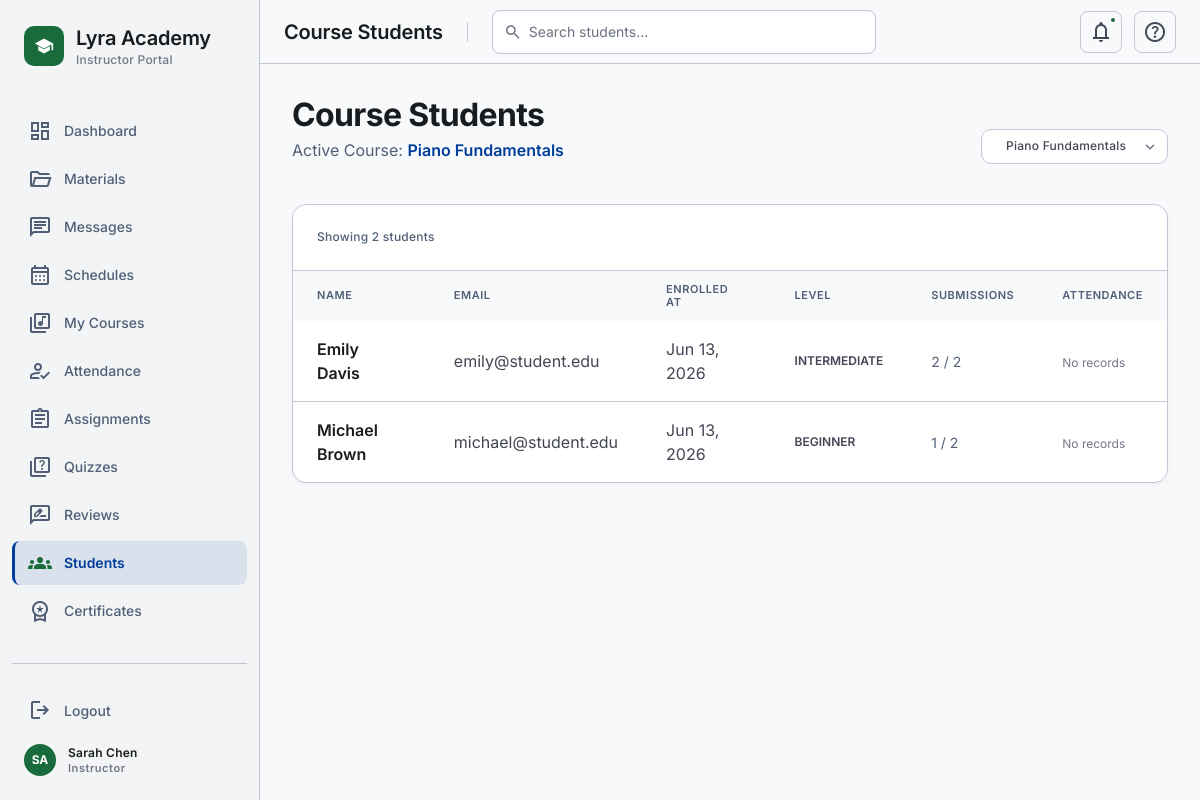
Page /27_Course_Students/index.php (signed in) on the committed database.
### tables this page shows
CREATE TABLE IF NOT EXISTS courses (
    id INT AUTO_INCREMENT PRIMARY KEY,
    title VARCHAR(150) NOT NULL,
    description TEXT,
    instrument_id INT,
    difficulty ENUM('beginner', 'intermediate', 'advanced') DEFAULT 'beginner',
    price DECIMAL(10, 2) DEFAULT 0.00,
    status ENUM('draft', 'published') DEFAULT 'draft',
    created_at TIMESTAMP DEFAULT CURRENT_TIMESTAMP,
    updated_at TIMESTAMP DEFAULT CURRENT_TIMESTAMP ON UPDATE CURRENT_TIMESTAMP,
    FOREIGN KEY (instrument_id) REFERENCES instruments(id) ON DELETE SET NULL
);

CREATE TABLE IF NOT EXISTS instructor_assignments (
    instructor_id INT NOT NULL,
    course_id INT NOT NULL,
    assigned_at TIMESTAMP DEFAULT CURRENT_TIMESTAMP,
    PRIMARY KEY (instructor_id, course_id),
    FOREIGN KEY (instructor_id) REFERENCES instructors(user_id) ON DELETE CASCADE,
    FOREIGN KEY (course_id) REFERENCES courses(id) ON DELETE CASCADE
);

CREATE TABLE IF NOT EXISTS students (
    user_id INT PRIMARY KEY,
    date_of_birth DATE,
    parent_name VARCHAR(100) NULL,
    parent_contact VARCHAR(20) NULL,
    experience_level ENUM('beginner', 'intermediate', 'advanced') DEFAULT 'beginner',
    enrollment_date DATE,
    FOREIGN KEY (user_id) REFERENCES users(id) ON DELETE CASCADE
);

CREATE TABLE IF NOT EXISTS users (
    id INT AUTO_INCREMENT PRIMARY KEY,
    name VARCHAR(100) NOT NULL,
    email VARCHAR(100) UNIQUE NOT NULL,
    password_hash VARCHAR(255) NOT NULL,
    role ENUM('admin', 'instructor', 'student') NOT NULL,
    status ENUM('active', 'inactive') DEFAULT 'active',
    created_at TIMESTAMP DEFAULT CURRENT_TIMESTAMP,
    updated_at TIMESTAMP DEFAULT CURRENT_TIMESTAMP ON UPDATE CURRENT_TIMESTAMP
);

### 27_Course_Students/index.php (the view, shortened to what this page needs)
<?php
require_once __DIR__ . '/../config/design-system.php';
$pdo = require_once __DIR__ . '/../config/db.php';
$instructorId = $_SESSION['user_id'];
$courseId = intval($_GET['course_id'] ?? 0);
try {
    if ($courseId <= 0) {
        $firstCourseStmt = $pdo->prepare("
            SELECT course_id FROM instructor_assignments
            WHERE instructor_id = :instructor_id LIMIT 1
        ");
        $firstCourseStmt->execute(['instructor_id' => $instructorId]);
        $firstCourse = $firstCourseStmt->fetch();
        if ($firstCourse) {
            $courseId = intval($firstCourse['course_id']);
        }
    }
    $courseTitle = "No Active Course";
    $students = [];
    if ($courseId > 0) {
        $verifyStmt = $pdo->prepare("
            SELECT c.title FROM courses c
            JOIN instructor_assignments ia ON c.id = ia.course_id
            WHERE ia.instructor_id = :instructor_id AND c.id = :course_id
        ");
        $verifyStmt->execute(['instructor_id' => $instructorId, 'course_id' => $courseId]);
        $courseData = $verifyStmt->fetch();
        if ($courseData) {
            $courseTitle = $courseData['title'];
            $studentsStmt = $pdo->prepare("
                SELECT u.id, u.name, u.email, e.enrolled_at, s.experience_level,
                       (SELECT COUNT(*) FROM submissions sub
                        JOIN assignments a ON sub.assignment_id = a.id
                        WHERE sub.student_id = u.id AND a.course_id = ?) as submission_count,
                       (SELECT COUNT(*) FROM assignments a WHERE a.course_id = ?) as total_assignments,
                       (SELECT COUNT(*) FROM attendance att
                        JOIN schedules sch ON att.schedule_id = sch.id
                        WHERE att.student_id = u.id AND sch.course_id = ? AND att.status = 'present') as attendance_count,
                       (SELECT COUNT(*) FROM attendance att
                        JOIN schedules sch ON att.schedule_id = sch.id
                        WHERE att.student_id = u.id AND sch.course_id = ?) as total_attendance_classes
                FROM users u
                JOIN students s ON u.id = s.user_id
                JOIN enrollments e ON u.id = e.student_id
                WHERE e.course_id = ? AND e.status = 'approved'
                ORDER BY u.name ASC
            ");
            $studentsStmt->execute([$courseId, $courseId, $courseId, $courseId, $courseId]);
            $students = $studentsStmt->fetchAll();
        }
    }
    $assignedCoursesStmt = $pdo->prepare("
        SELECT c.id, c.title
        FROM courses c
        JOIN instructor_assignments ia ON c.id = ia.course_id
        WHERE ia.instructor_id = :instructor_id
        ORDER BY c.title ASC
    ");
    $assignedCoursesStmt->execute(['instructor_id' => $instructorId]);
    $assignedCourses = $assignedCoursesStmt->fetchAll();
} catch (Exception $e) {
    error_log('DB error: ' . $e->getMessage()); die('A database error occurred. Please try again later.');
}
?>
<!DOCTYPE html>
<html lang="en">
<head>
</head>
<body class="bg-background text-on-background min-h-screen">
<main id="lms-main-content" class="lms-main">
    <div class="page-content">
        <div class="flex flex-col md:flex-row md:items-end justify-between mb-lg gap-md">
            <div>
                <h2 class="font-h1 text-h1 text-on-background mb-1">Course Students</h2>
                <p class="font-body-lg text-body-lg text-secondary">Active Course: <span class="text-primary font-semibold"><?= htmlspecialchars($courseTitle) ?></span></p>
            </div>
            <div>
                <select id="course-select" onchange="changeCourse()" autocomplete="off" class="bg-surface-container-lowest border border-outline-variant px-md pr-10 py-2 rounded-lg font-label-md text-label-md text-on-surface-variant focus:outline-none focus:ring-2 focus:ring-primary/20 cursor-pointer">
                    <?php foreach ($assignedCourses as $ac): ?>
                        <option value="<?= $ac['id'] ?>" <?= $ac['id'] == $courseId ? 'selected' : '' ?>><?= htmlspecialchars($ac['title']) ?></option>
                    <?php endforeach; ?>
                </select>
            </div>
        </div>
        <div class="bg-surface-container-lowest border border-outline-variant rounded-xl shadow-[0_2px_4px_rgba(0,0,0,0.04)] overflow-hidden">
            <div class="px-md py-md border-b border-outline-variant flex justify-between items-center">
                <p class="text-secondary font-label-md text-label-md" id="roster-count">Showing <?= count($students) ?> students</p>
            </div>
            <div class="overflow-x-auto">
                <table class="w-full text-left border-collapse">
                    <thead class="bg-surface">
                        <tr>
                            <th class="px-md py-3 font-label-sm text-label-sm text-secondary uppercase tracking-wider">Name</th>
                            <th class="px-md py-3 font-label-sm text-label-sm text-secondary uppercase tracking-wider">Email</th>
                            <th class="px-md py-3 font-label-sm text-label-sm text-secondary uppercase tracking-wider">Enrolled At</th>
                            <th class="px-md py-3 font-label-sm text-label-sm text-secondary uppercase tracking-wider">Level</th>
                            <th class="px-md py-3 font-label-sm text-label-sm text-secondary uppercase tracking-wider">Submissions</th>
                            <th class="px-md py-3 font-label-sm text-label-sm text-secondary uppercase tracking-wider">Attendance</th>
                        </tr>
                    </thead>
                    <tbody id="student-tbody" class="divide-y divide-outline-variant">
                        <?php if (empty($students)): ?>
                            <tr>
                                <td colspan="6" class="px-md py-8 text-center text-on-surface-variant">No students enrolled in this course.</td>
                            </tr>
                        <?php else: ?>
                            <?php foreach ($students as $stu): ?>
                                <tr class="hover:bg-surface-container-low transition-colors student-row">
                                    <td class="px-md py-4 font-semibold text-on-surface student-name"><?= htmlspecialchars($stu['name']) ?></td>
                                    <td class="px-md py-4 text-on-surface-variant"><?= htmlspecialchars($stu['email']) ?></td>
                                    <td class="px-md py-4 text-on-surface-variant"><?= date('M d, Y', strtotime($stu['enrolled_at'])) ?></td>
                                    <td class="px-md py-4 text-on-surface-variant uppercase text-xs font-semibold"><?= htmlspecialchars($stu['experience_level']) ?></td>
                                    <td class="px-md py-4 font-body-md text-body-md text-secondary">
                                        <?= intval($stu['submission_count']) ?> / <?= intval($stu['total_assignments']) ?>
                                    </td>
                                    <td class="px-md py-4">
                                        <?php if ($stu['total_attendance_classes'] > 0): ?>
                                            <?php
                                            $percent = round(($stu['attendance_count'] / $stu['total_attendance_classes']) * 100);
                                            $badgeClass = $percent >= 80 ? 'bg-green-100 text-green-800' : 'bg-red-100 text-red-800';
                                            ?>
                                            <span class="inline-flex items-center px-2.5 py-0.5 rounded-full text-xs font-semibold <?= $badgeClass ?>">
                                                <?= $percent ?>% (<?= $stu['attendance_count'] ?>/<?= $stu['total_attendance_classes'] ?>)
                                            </span>
                                        <?php else: ?>
                                            <span class="text-outline text-xs">No records</span>
                                        <?php endif; ?>
                                    </td>
                                </tr>
                            <?php endforeach; ?>
                        <?php endif; ?>
                    </tbody>
                </table>
            </div>
        </div>
</main>
</body>
</html>

### rows in the picture
courses: title "Piano Fundamentals"
instructor_assignments: course.title "Piano Fundamentals"
students: user_id.name "Emily Davis", user_id.email "emily@student.edu", enrolled_at "Jun 13, 2026", experience_level "INTERMEDIATE", submission_count "2", total_assignments "2"
students: user_id.name "Michael Brown", user_id.email "michael@student.edu", enrolled_at "Jun 13, 2026", experience_level "BEGINNER", submission_count "1", total_assignments "2"

### other values in the picture
$cfg['label'] "Instructor Portal"
$item['label'] "Dashboard"
$item['label'] "Materials"
$item['label'] "Messages"
$item['label'] "Schedules"
$item['label'] "My Courses"
$item['label'] "Attendance"
$item['label'] "Assignments"
$item['label'] "Quizzes"
$item['label'] "Reviews"
$item['label'] "Students"
$item['label'] "Certificates"
$initials "SA"
$name "Sarah Chen"
$roleLabel "Instructor"
